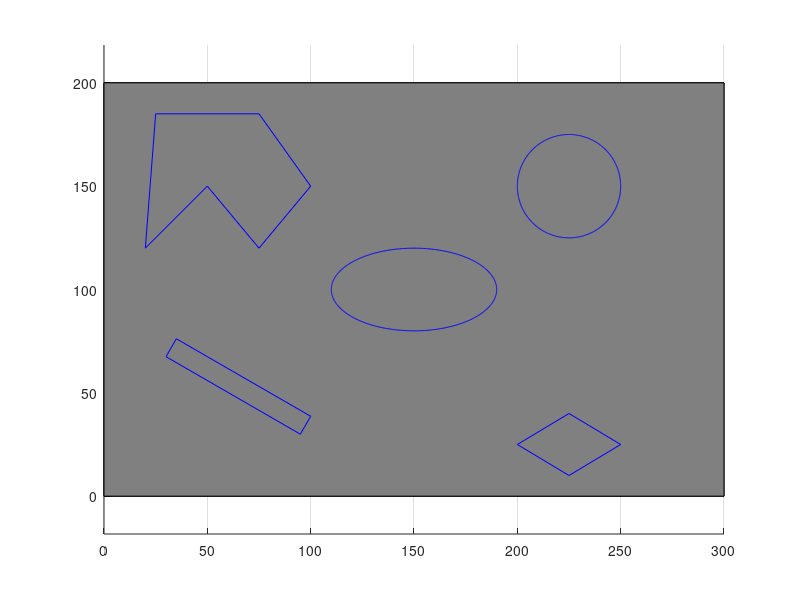

MATLAB code to generate this figure: (Note: this script raises an error after producing the figure.)
% Chris Wheatley
% ENPM661 Spring 2020
% Project #2

% This script will explore an action space, starting from a user-specified
%   location all the way until the goal node is explored.  Then the optimal
%   path will be drawn.  This script works for both point and rigid robots.

close all; clear all;

% Solicit input node configuration from user
fprintf('\n');
prompt = 'Enter the x,y STARTING node location (e.g. [0,0]), relative to bottom left corner of action space: ';
start_node = input(prompt);
fprintf('\n');

% Solicit goal node configuration from user
fprintf('\n');
prompt1 = 'Enter the x,y GOAL node location (e.g. [181,94]), relative to bottom left corner of action space: ';
goal_node = input(prompt1);
fprintf('\n');

xmax=300; ymax=200;
fig=figure; hold on; axis equal;
% Define black border around action movement area
line([0 xmax xmax 0 0],[0 0 ymax ymax 0],'Color','black');
grid on;

xl = [0 xmax];
yl = [0 ymax];
% Initialize greyed-out action space
patch([xl fliplr(xl)], [yl(1) yl(1) yl(2) yl(2)], [0.5 0.5 0.5]);

% Define obstacle space
% Concave polygon
h1=line([20 50 75 100 75 25 20],[120 150 120 150 185 185 120],'Color','blue');

% Rectangle
h2=line([95 100 35 30 95],[30 38.6603 76.1603 67.5 30],'Color','blue');

% Diamond
h3=line([225 250 225 200 225],[10 25 40 25 10],'Color','blue');

% Ellipse
a=40; % horizontal radius
b=20; % vertical radius
x0=150; % x0,y0 ellipse centre coordinates
y0=100;
t=-pi:0.01:pi;
x=x0+a*cos(t);
y=y0+b*sin(t);
h4=plot(x,y,'Color','blue');

% Circle 
xunit = 25 * cos(t) + 225;
yunit = 25 * sin(t) + 150;
h5=plot(xunit, yunit,'Color','blue');

% xunit = 10 * cos(t) + 25;
% yunit = 10 * sin(t) + 25;
% h6=plot(xunit, yunit,'Color','blue');

Obstacles=[h1 h2 h3 h4 h5];

startInObstacle = obstacleCheckRigid(Obstacles,start_node);
goalInObstacle = obstacleCheckRigid(Obstacles,goal_node);

if startInObstacle==1
    outside_obs_start=1;
    while outside_obs_start==1
        % Display message if start node falls outside of action space 
        fprintf('\n');
        disp('INAVLID START NODE LOCATION! Interference w/Obstacle.');
        fprintf('\n');
        prompt = 'Enter new x,y STARTING node location (e.g. [0,0]), relative to bottom left corner of action space: ';
        start_node = input(prompt);
        outside_obs_start = obstacleCheckRigid(Obstacles,start_node);
    end
end

if goalInObstacle==1
    outside_obs_goal=1;
    while outside_obs_start==1
        % Display message if start node falls outside of action space 
        fprintf('\n');
        disp('INAVLID GOAL NODE LOCATION! Interference w/Obstacle.');
        fprintf('\n');
        prompt = 'Enter new x,y GOAL node location (e.g. [0,0]), relative to bottom left corner of action space: ';
        goal_node = input(prompt);
        outside_obs_goal = obstacleCheckRigid(Obstacles,goal_node);
    end
end

% Start program run timer
tic

plot(start_node(1), start_node(2),'mo','MarkerFaceColor','m');
plot(goal_node(1), goal_node(2),'m^','MarkerFaceColor','m');
drawnow

uistack(fig,'top');
matrix=zeros(300,200);

Nodes(1).x=start_node(1);
Nodes(1).y=start_node(2);
Nodes(1).ParentID=0;
Nodes(1).ID=1;
Nodes(1).Cost2Come=0;
Nodes(1).Explored=1;

goal_node_explored=0;
i=1;
ParentIdx=1;

move_cost_slant=sqrt(2);
move_cost_straight=1;

while goal_node_explored==0
    lowest_cost_path_used=0;
    parent_x=Nodes(i).x; 
    parent_y=Nodes(i).y;
    x_vals=[Nodes.x]; y_vals=[Nodes.y];
    
    if and(Nodes(i).x==0,Nodes(i).y==0)==1
        
        [x,y] = ActionMoveUp(parent_x,parent_y);
        x_mask=x_vals==x; y_mask=y_vals==y;
         
        if sum(and(x_mask,y_mask))>=1
        else
        outside_obs_goal = obstacleCheckRigid(Obstacles,[x,y]);
        if outside_obs_goal==0
            lowest_cost_path_used=1;
            ParentIdx=ParentIdx+1;
            Nodes(ParentIdx).x=x;
            Nodes(ParentIdx).y=y;
            Nodes(ParentIdx).ParentID=i;
            Nodes(ParentIdx).ID=ParentIdx;
            Nodes(ParentIdx).Explored=1;
            Nodes(ParentIdx).Cost2Come=Nodes(i).Cost2Come+move_cost_straight;
            if and(goal_node(1)==x,goal_node(2)==y)==1
                goal_node_explored=1;
            else
            end
            plot(x,y,'ys','MarkerFaceColor','w')             
            drawnow;
        else
        end
        end
        
        [x,y] = ActionMoveRight(parent_x,parent_y);
        x_mask=x_vals==x; y_mask=y_vals==y;
         
        if sum(and(x_mask,y_mask))>=1
        else
        outside_obs_goal = obstacleCheckRigid(Obstacles,[x,y]);
        if outside_obs_goal==0
            lowest_cost_path_used=1;
            ParentIdx=ParentIdx+1;
            Nodes(ParentIdx).x=x;
            Nodes(ParentIdx).y=y;
            Nodes(ParentIdx).ParentID=i;
            Nodes(ParentIdx).ID=ParentIdx;
            Nodes(ParentIdx).Explored=1;
            Nodes(ParentIdx).Cost2Come=Nodes(i).Cost2Come+move_cost_straight;
            if and(goal_node(1)==x,goal_node(2)==y)==1
                goal_node_explored=1;
            else
            end
            plot(x,y,'ys','MarkerFaceColor','w')             
            drawnow;
        else
        end
        end
        
        if lowest_cost_path_used==0
            [x,y] = ActionMoveUpRight(parent_x,parent_y);
            x_mask=x_vals==x; y_mask=y_vals==y;
             
            if sum(and(x_mask,y_mask))>=1
            else

            outside_obs_goal = obstacleCheckRigid(Obstacles,[x,y]);
            if outside_obs_goal==0
                ParentIdx=ParentIdx+1;
                Nodes(ParentIdx).x=x;
                Nodes(ParentIdx).y=y;
                Nodes(ParentIdx).ParentID=i;
                Nodes(ParentIdx).ID=ParentIdx;
                Nodes(ParentIdx).Explored=1;
                Nodes(ParentIdx).Cost2Come=Nodes(i).Cost2Come+move_cost_slant;
                if and(goal_node(1)==x,goal_node(2)==y)==1
                    goal_node_explored=1;
                else
                end
                plot(x,y,'ys','MarkerFaceColor','w') 
                drawnow
            else
            end
            end
        else
        end
        
    elseif and(Nodes(i).x==0,Nodes(i).y==ymax)==1
        
        [x,y] = ActionMoveRight(parent_x,parent_y);
        x_mask=x_vals==x; y_mask=y_vals==y;
         
        if sum(and(x_mask,y_mask))>=1
        else
        outside_obs_goal = obstacleCheckRigid(Obstacles,[x,y]);
        if outside_obs_goal==0
            lowest_cost_path_used=1;
            ParentIdx=ParentIdx+1;
            Nodes(ParentIdx).x=x;
            Nodes(ParentIdx).y=y;
            Nodes(ParentIdx).ParentID=i;
            Nodes(ParentIdx).ID=ParentIdx;            
            Nodes(ParentIdx).Explored=1;
            Nodes(ParentIdx).Cost2Come=Nodes(i).Cost2Come+move_cost_straight;
            if and(goal_node(1)==x,goal_node(2)==y)==1
                goal_node_explored=1;
            else
            end
            plot(x,y,'ys','MarkerFaceColor','w')             
            drawnow;
        else
        end
        end
        
        [x,y] = ActionMoveDown(parent_x,parent_y);
        x_mask=x_vals==x; y_mask=y_vals==y;
         
        if sum(and(x_mask,y_mask))>=1
        else        
        outside_obs_goal = obstacleCheckRigid(Obstacles,[x,y]);
        if outside_obs_goal==0
            lowest_cost_path_used=1;
            ParentIdx=ParentIdx+1;
            Nodes(ParentIdx).x=x;
            Nodes(ParentIdx).y=y;
            Nodes(ParentIdx).ParentID=i;
            Nodes(ParentIdx).ID=ParentIdx;            
            Nodes(ParentIdx).Explored=1;
            Nodes(ParentIdx).Cost2Come=Nodes(i).Cost2Come+move_cost_straight;
            if and(goal_node(1)==x,goal_node(2)==y)==1
                goal_node_explored=1;
            else
            end
            plot(x,y,'ys','MarkerFaceColor','w')             
            drawnow;
        else
        end
        end
        
        if lowest_cost_path_used==0
            [x,y] = ActionMoveDownRight(parent_x,parent_y);
            x_mask=x_vals==x; y_mask=y_vals==y;
             
            if sum(and(x_mask,y_mask))>=1
            else

            outside_obs_goal = obstacleCheckRigid(Obstacles,[x,y]);
            if outside_obs_goal==0
                ParentIdx=ParentIdx+1;
                Nodes(ParentIdx).x=x;
                Nodes(ParentIdx).y=y;
                Nodes(ParentIdx).ParentID=i;
                Nodes(ParentIdx).ID=ParentIdx;
                Nodes(ParentIdx).Explored=1;
                Nodes(ParentIdx).Cost2Come=Nodes(i).Cost2Come+move_cost_slant;
                if and(goal_node(1)==x,goal_node(2)==y)==1
                    goal_node_explored=1;
                else
                end
                plot(x,y,'ys','MarkerFaceColor','w') 
                drawnow
            else
            end
            end
        else
        end
        
    elseif and(Nodes(i).x==xmax,Nodes(i).y==0)==1
       
        [x,y] = ActionMoveUp(parent_x,parent_y);
        x_mask=x_vals==x; y_mask=y_vals==y;
         
        if sum(and(x_mask,y_mask))>=1
        else
        outside_obs_goal = obstacleCheckRigid(Obstacles,[x,y]);
        if outside_obs_goal==0
            lowest_cost_path_used=1;
            ParentIdx=ParentIdx+1;
            Nodes(ParentIdx).x=x;
            Nodes(ParentIdx).y=y;
            Nodes(ParentIdx).ParentID=i;
            Nodes(ParentIdx).ID=ParentIdx;
            Nodes(ParentIdx).Explored=1;
            Nodes(ParentIdx).Cost2Come=Nodes(i).Cost2Come+move_cost_straight;
            if and(goal_node(1)==x,goal_node(2)==y)==1
                goal_node_explored=1;
            else
            end
            plot(x,y,'ys','MarkerFaceColor','w')             
            drawnow;
        else
        end
        end
        
        [x,y] = ActionMoveLeft(parent_x,parent_y);
        x_mask=x_vals==x; y_mask=y_vals==y;
         
        if sum(and(x_mask,y_mask))>=1
        else
        outside_obs_goal = obstacleCheckRigid(Obstacles,[x,y]);
        if outside_obs_goal==0
            lowest_cost_path_used=1;
            ParentIdx=ParentIdx+1;
            Nodes(ParentIdx).x=x;
            Nodes(ParentIdx).y=y;
            Nodes(ParentIdx).ParentID=i;
            Nodes(ParentIdx).ID=ParentIdx;
            Nodes(ParentIdx).Explored=1;
            Nodes(ParentIdx).Cost2Come=Nodes(i).Cost2Come+move_cost_straight;
            if and(goal_node(1)==x,goal_node(2)==y)==1
                goal_node_explored=1;
            else
            end
            plot(x,y,'ys','MarkerFaceColor','w')            
            drawnow;
        else
        end
        end
        
        if lowest_cost_path_used==0
            [x,y] = ActionMoveUpLeft(parent_x,parent_y);
            x_mask=x_vals==x; y_mask=y_vals==y;
             
            if sum(and(x_mask,y_mask))>=1
            else

            outside_obs_goal = obstacleCheckRigid(Obstacles,[x,y]);
            if outside_obs_goal==0
                ParentIdx=ParentIdx+1;
                Nodes(ParentIdx).x=x;
                Nodes(ParentIdx).y=y;
                Nodes(ParentIdx).ParentID=i;
                Nodes(ParentIdx).ID=ParentIdx;
                Nodes(ParentIdx).Explored=1;
                Nodes(ParentIdx).Cost2Come=Nodes(i).Cost2Come+move_cost_slant;
                if and(goal_node(1)==x,goal_node(2)==y)==1
                    goal_node_explored=1;
                else
                end
                plot(x,y,'ys','MarkerFaceColor','w') 
                drawnow
            else
            end
            end
        else
        end
        
    elseif and(Nodes(i).x==xmax,Nodes(i).y==ymax)==1
        [x,y] = ActionMoveLeft(parent_x,parent_y);
        x_mask=x_vals==x; y_mask=y_vals==y;
         
        if sum(and(x_mask,y_mask))>=1
        else
        outside_obs_goal = obstacleCheckRigid(Obstacles,[x,y]);
        if outside_obs_goal==0
            lowest_cost_path_used=1;
            ParentIdx=ParentIdx+1;
            Nodes(ParentIdx).x=x;
            Nodes(ParentIdx).y=y;
            Nodes(ParentIdx).ParentID=i;
            Nodes(ParentIdx).ID=ParentIdx;
            Nodes(ParentIdx).Explored=1;
            Nodes(ParentIdx).Cost2Come=Nodes(i).Cost2Come+move_cost_straight;
            if and(goal_node(1)==x,goal_node(2)==y)==1
                goal_node_explored=1;
            else
            end
            plot(x,y,'ys','MarkerFaceColor','w')            
            drawnow;
        else
        end
        end
        
        [x,y] = ActionMoveDown(parent_x,parent_y);
        x_mask=x_vals==x; y_mask=y_vals==y;
         
        if sum(and(x_mask,y_mask))>=1
        else
        outside_obs_goal = obstacleCheckRigid(Obstacles,[x,y]);
        if outside_obs_goal==0
            lowest_cost_path_used=1;
            ParentIdx=ParentIdx+1;
            Nodes(ParentIdx).x=x;
            Nodes(ParentIdx).y=y;
            Nodes(ParentIdx).ParentID=i;
            Nodes(ParentIdx).ID=ParentIdx;
            Nodes(ParentIdx).Explored=1;
            Nodes(ParentIdx).Cost2Come=Nodes(i).Cost2Come+move_cost_straight;
            if and(goal_node(1)==x,goal_node(2)==y)==1
                goal_node_explored=1;
            else
            end
            plot(x,y,'ys','MarkerFaceColor','w')           
            drawnow;
        else
        end
        end
        
        if lowest_cost_path_used==0
            [x,y] = ActionMoveDownLeft(parent_x,parent_y);
            x_mask=x_vals==x; y_mask=y_vals==y;
             
            if sum(and(x_mask,y_mask))>=1
            else

            outside_obs_goal = obstacleCheckRigid(Obstacles,[x,y]);
            if outside_obs_goal==0
                ParentIdx=ParentIdx+1;
                Nodes(ParentIdx).x=x;
                Nodes(ParentIdx).y=y;
                Nodes(ParentIdx).ParentID=i;
                Nodes(ParentIdx).ID=ParentIdx;
                Nodes(ParentIdx).Explored=1;
                Nodes(ParentIdx).Cost2Come=Nodes(i).Cost2Come+move_cost_slant;
                if and(goal_node(1)==x,goal_node(2)==y)==1
                    goal_node_explored=1;
                else
                end
                plot(x,y,'ys','MarkerFaceColor','w') 
                drawnow
            else
            end
            end
        else
        end        
        
    elseif Nodes(i).x==0    
        [x,y] = ActionMoveUp(parent_x,parent_y);
        x_mask=x_vals==x; y_mask=y_vals==y;
         
        if sum(and(x_mask,y_mask))>=1
        else
        outside_obs_goal = obstacleCheckRigid(Obstacles,[x,y]);
        if outside_obs_goal==0
            lowest_cost_path_used=1;
            ParentIdx=ParentIdx+1;
            Nodes(ParentIdx).x=x;
            Nodes(ParentIdx).y=y;
            Nodes(ParentIdx).ParentID=i;
            Nodes(ParentIdx).ID=ParentIdx;
            Nodes(ParentIdx).Explored=1;
            Nodes(ParentIdx).Cost2Come=Nodes(i).Cost2Come+move_cost_straight;
            if and(goal_node(1)==x,goal_node(2)==y)==1
                goal_node_explored=1;
            else
            end
            plot(x,y,'ys','MarkerFaceColor','w')          
            drawnow;
        else
        end
        end
        
        [x,y] = ActionMoveRight(parent_x,parent_y);
        x_mask=x_vals==x; y_mask=y_vals==y;
         
        if sum(and(x_mask,y_mask))>=1
        else
        outside_obs_goal = obstacleCheckRigid(Obstacles,[x,y]);
        if outside_obs_goal==0
            lowest_cost_path_used=1;
            ParentIdx=ParentIdx+1;
            Nodes(ParentIdx).x=x;
            Nodes(ParentIdx).y=y;
            Nodes(ParentIdx).ParentID=i;
            Nodes(ParentIdx).ID=ParentIdx;
            Nodes(ParentIdx).Explored=1;
            Nodes(ParentIdx).Cost2Come=Nodes(i).Cost2Come+move_cost_straight;
            if and(goal_node(1)==x,goal_node(2)==y)==1
                goal_node_explored=1;
            else
            end
            plot(x,y,'ys','MarkerFaceColor','w')            
            drawnow;
        else
        end
        end
        
        [x,y] = ActionMoveDown(parent_x,parent_y);
        x_mask=x_vals==x; y_mask=y_vals==y;
         
        if sum(and(x_mask,y_mask))>=1
        else
        outside_obs_goal = obstacleCheckRigid(Obstacles,[x,y]);
        if outside_obs_goal==0
            lowest_cost_path_used=1;
            ParentIdx=ParentIdx+1;
            Nodes(ParentIdx).x=x;
            Nodes(ParentIdx).y=y;
            Nodes(ParentIdx).ParentID=i;
            Nodes(ParentIdx).ID=ParentIdx;
            Nodes(ParentIdx).Explored=1;
            Nodes(ParentIdx).Cost2Come=Nodes(i).Cost2Come+move_cost_straight;
            if and(goal_node(1)==x,goal_node(2)==y)==1
                goal_node_explored=1;
            else
            end
            plot(x,y,'ys','MarkerFaceColor','w')           
            drawnow;
        else
        end
        end
        
        if lowest_cost_path_used==0
            [x,y] = ActionMoveDownRight(parent_x,parent_y);
            x_mask=x_vals==x; y_mask=y_vals==y;
             
            if sum(and(x_mask,y_mask))>=1
            else

            outside_obs_goal = obstacleCheckRigid(Obstacles,[x,y]);
            if outside_obs_goal==0
                ParentIdx=ParentIdx+1;
                Nodes(ParentIdx).x=x;
                Nodes(ParentIdx).y=y;
                Nodes(ParentIdx).ParentID=i;
                Nodes(ParentIdx).ID=ParentIdx;
                Nodes(ParentIdx).Explored=1;
                Nodes(ParentIdx).Cost2Come=Nodes(i).Cost2Come+move_cost_slant;
                if and(goal_node(1)==x,goal_node(2)==y)==1
                    goal_node_explored=1;
                else
                end
                plot(x,y,'ys','MarkerFaceColor','w') 
                drawnow
            else
            end
            end
        else
        end
        
        if lowest_cost_path_used==0
            [x,y] = ActionMoveUpRight(parent_x,parent_y);
            x_mask=x_vals==x; y_mask=y_vals==y;
             
            if sum(and(x_mask,y_mask))>=1
            else

            outside_obs_goal = obstacleCheckRigid(Obstacles,[x,y]);
            if outside_obs_goal==0
                ParentIdx=ParentIdx+1;
                Nodes(ParentIdx).x=x;
                Nodes(ParentIdx).y=y;
                Nodes(ParentIdx).ParentID=i;
                Nodes(ParentIdx).ID=ParentIdx;
                Nodes(ParentIdx).Explored=1;
                Nodes(ParentIdx).Cost2Come=Nodes(i).Cost2Come+move_cost_slant;
                if and(goal_node(1)==x,goal_node(2)==y)==1
                    goal_node_explored=1;
                else
                end
                plot(x,y,'ys','MarkerFaceColor','w') 
                drawnow
            else
            end
            end
        else
        end        
        
    elseif Nodes(i).x==xmax        
        [x,y] = ActionMoveUp(parent_x,parent_y);
        x_mask=x_vals==x; y_mask=y_vals==y;
         
        if sum(and(x_mask,y_mask))>=1
        else
        outside_obs_goal = obstacleCheckRigid(Obstacles,[x,y]);
        if outside_obs_goal==0
            lowest_cost_path_used=1;
            ParentIdx=ParentIdx+1;
            Nodes(ParentIdx).x=x;
            Nodes(ParentIdx).y=y;
            Nodes(ParentIdx).ParentID=i;
            Nodes(ParentIdx).ID=ParentIdx;
            Nodes(ParentIdx).Explored=1;
            Nodes(ParentIdx).Cost2Come=Nodes(i).Cost2Come+move_cost_straight;
            if and(goal_node(1)==x,goal_node(2)==y)==1
                goal_node_explored=1;
            else
            end
            plot(x,y,'ys','MarkerFaceColor','w')         
            drawnow;
        else
        end
        end
        
        [x,y] = ActionMoveLeft(parent_x,parent_y);
        x_mask=x_vals==x; y_mask=y_vals==y;
         
        if sum(and(x_mask,y_mask))>=1
        else
        outside_obs_goal = obstacleCheckRigid(Obstacles,[x,y]);
        if outside_obs_goal==0
            lowest_cost_path_used=1;
            ParentIdx=ParentIdx+1;
            Nodes(ParentIdx).x=x;
            Nodes(ParentIdx).y=y;
            Nodes(ParentIdx).ParentID=i;
            Nodes(ParentIdx).ID=ParentIdx;
            Nodes(ParentIdx).Explored=1;
            Nodes(ParentIdx).Cost2Come=Nodes(i).Cost2Come+move_cost_straight;
            if and(goal_node(1)==x,goal_node(2)==y)==1
                goal_node_explored=1;
            else
            end
            plot(x,y,'ys','MarkerFaceColor','w')          
            drawnow;
        else
        end
        end
        
        [x,y] = ActionMoveDown(parent_x,parent_y);
        x_mask=x_vals==x; y_mask=y_vals==y;
         
        if sum(and(x_mask,y_mask))>=1
        else
        outside_obs_goal = obstacleCheckRigid(Obstacles,[x,y]);
        if outside_obs_goal==0
            lowest_cost_path_used=1;
            ParentIdx=ParentIdx+1;
            Nodes(ParentIdx).x=x;
            Nodes(ParentIdx).y=y;
            Nodes(ParentIdx).ParentID=i;
            Nodes(ParentIdx).ID=ParentIdx;
            Nodes(ParentIdx).Explored=1;
            Nodes(ParentIdx).Cost2Come=Nodes(i).Cost2Come+move_cost_straight;
            if and(goal_node(1)==x,goal_node(2)==y)==1
                goal_node_explored=1;
            else
            end
            plot(x,y,'ys','MarkerFaceColor','w')         
            drawnow;
        else
        end
        end
        
        if lowest_cost_path_used==0
            [x,y] = ActionMoveUpLeft(parent_x,parent_y);
            x_mask=x_vals==x; y_mask=y_vals==y;
             
            if sum(and(x_mask,y_mask))>=1
            else

            outside_obs_goal = obstacleCheckRigid(Obstacles,[x,y]);
            if outside_obs_goal==0
                ParentIdx=ParentIdx+1;
                Nodes(ParentIdx).x=x;
                Nodes(ParentIdx).y=y;
                Nodes(ParentIdx).ParentID=i;
                Nodes(ParentIdx).ID=ParentIdx;
                Nodes(ParentIdx).Explored=1;
                Nodes(ParentIdx).Cost2Come=Nodes(i).Cost2Come+move_cost_slant;
                if and(goal_node(1)==x,goal_node(2)==y)==1
                    goal_node_explored=1;
                else
                end
                plot(x,y,'ys','MarkerFaceColor','w') 
                drawnow
            else
            end
            end
        else
        end
        
        if lowest_cost_path_used==0
            [x,y] = ActionMoveDownLeft(parent_x,parent_y);
            x_mask=x_vals==x; y_mask=y_vals==y;
             
            if sum(and(x_mask,y_mask))>=1
            else

            outside_obs_goal = obstacleCheckRigid(Obstacles,[x,y]);
            if outside_obs_goal==0
                ParentIdx=ParentIdx+1;
                Nodes(ParentIdx).x=x;
                Nodes(ParentIdx).y=y;
                Nodes(ParentIdx).ParentID=i;
                Nodes(ParentIdx).ID=ParentIdx;
                Nodes(ParentIdx).Explored=1;
                Nodes(ParentIdx).Cost2Come=Nodes(i).Cost2Come+move_cost_slant;
                if and(goal_node(1)==x,goal_node(2)==y)==1
                    goal_node_explored=1;
                else
                end
                plot(x,y,'ys','MarkerFaceColor','w') 
                drawnow
            else
            end
            end
        else
        end
        
    elseif Nodes(i).y==0   
        [x,y] = ActionMoveUp(parent_x,parent_y);
        x_mask=x_vals==x; y_mask=y_vals==y;
         
        if sum(and(x_mask,y_mask))>=1
        else
        outside_obs_goal = obstacleCheckRigid(Obstacles,[x,y]);
        if outside_obs_goal==0
            lowest_cost_path_used=1;
            ParentIdx=ParentIdx+1;
            Nodes(ParentIdx).x=x;
            Nodes(ParentIdx).y=y;
            Nodes(ParentIdx).ParentID=i;
            Nodes(ParentIdx).ID=ParentIdx;
            Nodes(ParentIdx).Explored=1;
            Nodes(ParentIdx).Cost2Come=Nodes(i).Cost2Come+move_cost_straight;
            if and(goal_node(1)==x,goal_node(2)==y)==1
                goal_node_explored=1;
            else
            end
            plot(x,y,'ys','MarkerFaceColor','w')         
            drawnow;
        else
        end
        end
        
        [x,y] = ActionMoveRight(parent_x,parent_y);
        x_mask=x_vals==x; y_mask=y_vals==y;
         
        if sum(and(x_mask,y_mask))>=1
        else
        outside_obs_goal = obstacleCheckRigid(Obstacles,[x,y]);
        if outside_obs_goal==0
            lowest_cost_path_used=1;
            ParentIdx=ParentIdx+1;
            Nodes(ParentIdx).x=x;
            Nodes(ParentIdx).y=y;
            Nodes(ParentIdx).ParentID=i;
            Nodes(ParentIdx).ID=ParentIdx;
            Nodes(ParentIdx).Explored=1;
            Nodes(ParentIdx).Cost2Come=Nodes(i).Cost2Come+move_cost_straight;
            if and(goal_node(1)==x,goal_node(2)==y)==1
                goal_node_explored=1;
            else
            end
            plot(x,y,'ys','MarkerFaceColor','w')          
            drawnow;
        else
        end
        end
        
        [x,y] = ActionMoveLeft(parent_x,parent_y);
        x_mask=x_vals==x; y_mask=y_vals==y;
         
        if sum(and(x_mask,y_mask))>=1
        else
        outside_obs_goal = obstacleCheckRigid(Obstacles,[x,y]);
        if outside_obs_goal==0
            lowest_cost_path_used=1;
            ParentIdx=ParentIdx+1;
            Nodes(ParentIdx).x=x;
            Nodes(ParentIdx).y=y;
            Nodes(ParentIdx).ParentID=i;
            Nodes(ParentIdx).ID=ParentIdx;
            Nodes(ParentIdx).Explored=1;
            Nodes(ParentIdx).Cost2Come=Nodes(i).Cost2Come+move_cost_straight;
            if and(goal_node(1)==x,goal_node(2)==y)==1
                goal_node_explored=1;
            else
            end
            plot(x,y,'ys','MarkerFaceColor','w')         
            drawnow;
        else
        end
        end
        
        if lowest_cost_path_used==0
            [x,y] = ActionMoveUpLeft(parent_x,parent_y);
            x_mask=x_vals==x; y_mask=y_vals==y;
             
            if sum(and(x_mask,y_mask))>=1
            else

            outside_obs_goal = obstacleCheckRigid(Obstacles,[x,y]);
            if outside_obs_goal==0
                ParentIdx=ParentIdx+1;
                Nodes(ParentIdx).x=x;
                Nodes(ParentIdx).y=y;
                Nodes(ParentIdx).ParentID=i;
                Nodes(ParentIdx).ID=ParentIdx;
                Nodes(ParentIdx).Explored=1;
                Nodes(ParentIdx).Cost2Come=Nodes(i).Cost2Come+move_cost_slant;
                if and(goal_node(1)==x,goal_node(2)==y)==1
                    goal_node_explored=1;
                else
                end
                plot(x,y,'ys','MarkerFaceColor','w') 
                drawnow
            else
            end
            end
        else
        end
        
        if lowest_cost_path_used==0
            [x,y] = ActionMoveUpRight(parent_x,parent_y);
            x_mask=x_vals==x; y_mask=y_vals==y;
             
            if sum(and(x_mask,y_mask))>=1
            else

            outside_obs_goal = obstacleCheckRigid(Obstacles,[x,y]);
            if outside_obs_goal==0
                ParentIdx=ParentIdx+1;
                Nodes(ParentIdx).x=x;
                Nodes(ParentIdx).y=y;
                Nodes(ParentIdx).ParentID=i;
                Nodes(ParentIdx).ID=ParentIdx;
                Nodes(ParentIdx).Explored=1;
                Nodes(ParentIdx).Cost2Come=Nodes(i).Cost2Come+move_cost_slant;
                if and(goal_node(1)==x,goal_node(2)==y)==1
                    goal_node_explored=1;
                else
                end
                plot(x,y,'ys','MarkerFaceColor','w') 
                drawnow
            else
            end
            end
        else
        end        
        
    elseif Nodes(i).y==ymax       
        [x,y] = ActionMoveRight(parent_x,parent_y);
        x_mask=x_vals==x; y_mask=y_vals==y;
         
        if sum(and(x_mask,y_mask))>=1
        else
        outside_obs_goal = obstacleCheckRigid(Obstacles,[x,y]);
        if outside_obs_goal==0
            lowest_cost_path_used=1;
            ParentIdx=ParentIdx+1;
            Nodes(ParentIdx).x=x;
            Nodes(ParentIdx).y=y;
            Nodes(ParentIdx).ParentID=i;
            Nodes(ParentIdx).ID=ParentIdx;
            Nodes(ParentIdx).Explored=1;
            Nodes(ParentIdx).Cost2Come=Nodes(i).Cost2Come+move_cost_straight;
            if and(goal_node(1)==x,goal_node(2)==y)==1
                goal_node_explored=1;
            else
            end
            plot(x,y,'ys','MarkerFaceColor','w')       
            drawnow;
        else
        end
        end
        
        [x,y] = ActionMoveDown(parent_x,parent_y);
        x_mask=x_vals==x; y_mask=y_vals==y;
         
        if sum(and(x_mask,y_mask))>=1
        else
        outside_obs_goal = obstacleCheckRigid(Obstacles,[x,y]);
        if outside_obs_goal==0
            lowest_cost_path_used=1;
            ParentIdx=ParentIdx+1;
            Nodes(ParentIdx).x=x;
            Nodes(ParentIdx).y=y;
            Nodes(ParentIdx).ParentID=i;
            Nodes(ParentIdx).ID=ParentIdx;
            Nodes(ParentIdx).Explored=1;
            Nodes(ParentIdx).Cost2Come=Nodes(i).Cost2Come+move_cost_straight;
            if and(goal_node(1)==x,goal_node(2)==y)==1
                goal_node_explored=1;
            else
            end
            plot(x,y,'ys','MarkerFaceColor','w')          
            drawnow;
        else
        end
        end
        
        [x,y] = ActionMoveLeft(parent_x,parent_y);
        x_mask=x_vals==x; y_mask=y_vals==y;
         
        if sum(and(x_mask,y_mask))>=1
        else
        outside_obs_goal = obstacleCheckRigid(Obstacles,[x,y]);
        if outside_obs_goal==0
            lowest_cost_path_used=1;
            ParentIdx=ParentIdx+1;
            Nodes(ParentIdx).x=x;
            Nodes(ParentIdx).y=y;
            Nodes(ParentIdx).ParentID=i;
            Nodes(ParentIdx).ID=ParentIdx;
            Nodes(ParentIdx).Explored=1;
            Nodes(ParentIdx).Cost2Come=Nodes(i).Cost2Come+move_cost_straight;
            if and(goal_node(1)==x,goal_node(2)==y)==1
                goal_node_explored=1;
            else
            end
            plot(x,y,'ys','MarkerFaceColor','w')          
            drawnow;
        else
        end
        end
        
        if lowest_cost_path_used==0
            [x,y] = ActionMoveDownLeft(parent_x,parent_y);
            x_mask=x_vals==x; y_mask=y_vals==y;
             
            if sum(and(x_mask,y_mask))>=1
            else

            outside_obs_goal = obstacleCheckRigid(Obstacles,[x,y]);
            if outside_obs_goal==0
                ParentIdx=ParentIdx+1;
                Nodes(ParentIdx).x=x;
                Nodes(ParentIdx).y=y;
                Nodes(ParentIdx).ParentID=i;
                Nodes(ParentIdx).ID=ParentIdx;
                Nodes(ParentIdx).Explored=1;
                Nodes(ParentIdx).Cost2Come=Nodes(i).Cost2Come+move_cost_slant;
                if and(goal_node(1)==x,goal_node(2)==y)==1
                    goal_node_explored=1;
                else
                end
                plot(x,y,'ys','MarkerFaceColor','w') 
                drawnow
            else
            end
            end
        else
        end
        
        if lowest_cost_path_used==0
            [x,y] = ActionMoveDownRight(parent_x,parent_y);
            x_mask=x_vals==x; y_mask=y_vals==y;
             
            if sum(and(x_mask,y_mask))>=1
            else

            outside_obs_goal = obstacleCheckRigid(Obstacles,[x,y]);
            if outside_obs_goal==0
                ParentIdx=ParentIdx+1;
                Nodes(ParentIdx).x=x;
                Nodes(ParentIdx).y=y;
                Nodes(ParentIdx).ParentID=i;
                Nodes(ParentIdx).ID=ParentIdx;
                Nodes(ParentIdx).Explored=1;
                Nodes(ParentIdx).Cost2Come=Nodes(i).Cost2Come+move_cost_slant;
                if and(goal_node(1)==x,goal_node(2)==y)==1
                    goal_node_explored=1;
                else
                end
                plot(x,y,'ys','MarkerFaceColor','w') 
                drawnow
            else
            end
            end
        else
        end        
        
    else
        [x,y] = ActionMoveRight(parent_x,parent_y);
        x_mask=x_vals==x; y_mask=y_vals==y;
         
        if sum(and(x_mask,y_mask))>=1
        else
        outside_obs_goal = obstacleCheckRigid(Obstacles,[x,y]);
        if outside_obs_goal==0
            lowest_cost_path_used=1;
            ParentIdx=ParentIdx+1;
            Nodes(ParentIdx).x=x;
            Nodes(ParentIdx).y=y;
            Nodes(ParentIdx).ParentID=i;
            Nodes(ParentIdx).ID=ParentIdx;
            Nodes(ParentIdx).Explored=1;
            Nodes(ParentIdx).Cost2Come=Nodes(i).Cost2Come+move_cost_straight;
            if and(goal_node(1)==x,goal_node(2)==y)==1
                goal_node_explored=1;
            else
            end
            plot(x,y,'ys','MarkerFaceColor','w')        
            drawnow;
        else
        end
        end
        
        [x,y] = ActionMoveDown(parent_x,parent_y);
        x_mask=x_vals==x; y_mask=y_vals==y;
         
        if sum(and(x_mask,y_mask))>=1
        else
        outside_obs_goal = obstacleCheckRigid(Obstacles,[x,y]);
        if outside_obs_goal==0
            lowest_cost_path_used=1;
            ParentIdx=ParentIdx+1;
            Nodes(ParentIdx).x=x;
            Nodes(ParentIdx).y=y;
            Nodes(ParentIdx).ParentID=i;
            Nodes(ParentIdx).ID=ParentIdx;
            Nodes(ParentIdx).Explored=1;
            Nodes(ParentIdx).Cost2Come=Nodes(i).Cost2Come+move_cost_straight;
            if and(goal_node(1)==x,goal_node(2)==y)==1
                goal_node_explored=1;
            else
            end
            plot(x,y,'ys','MarkerFaceColor','w')           
            drawnow;
        else
        end
        end
        
        [x,y] = ActionMoveLeft(parent_x,parent_y);
        x_mask=x_vals==x; y_mask=y_vals==y;
         
        if sum(and(x_mask,y_mask))>=1
        else
        outside_obs_goal = obstacleCheckRigid(Obstacles,[x,y]);
        if outside_obs_goal==0
            lowest_cost_path_used=1;
            ParentIdx=ParentIdx+1;
            Nodes(ParentIdx).x=x;
            Nodes(ParentIdx).y=y;
            Nodes(ParentIdx).ParentID=i;
            Nodes(ParentIdx).ID=ParentIdx;
            Nodes(ParentIdx).Explored=1;
            Nodes(ParentIdx).Cost2Come=Nodes(i).Cost2Come+move_cost_straight;
            if and(goal_node(1)==x,goal_node(2)==y)==1
                goal_node_explored=1;
            else
            end
            plot(x,y,'ys','MarkerFaceColor','w')            
            drawnow;
        else
        end
        end
        
        [x,y] = ActionMoveUp(parent_x,parent_y);
        x_mask=x_vals==x; y_mask=y_vals==y;
         
        if sum(and(x_mask,y_mask))>=1
        else
        outside_obs_goal = obstacleCheckRigid(Obstacles,[x,y]);
        if outside_obs_goal==0
            lowest_cost_path_used=1;
            ParentIdx=ParentIdx+1;
            Nodes(ParentIdx).x=x;
            Nodes(ParentIdx).y=y;
            Nodes(ParentIdx).ParentID=i;
            Nodes(ParentIdx).ID=ParentIdx;
            Nodes(ParentIdx).Explored=1;
            Nodes(ParentIdx).Cost2Come=Nodes(i).Cost2Come+move_cost_straight;
            if and(goal_node(1)==x,goal_node(2)==y)==1
                goal_node_explored=1;
            else
            end
            plot(x,y,'ys','MarkerFaceColor','w')           
            drawnow;
        else
        end        
        end
        
        if lowest_cost_path_used==0
            [x,y] = ActionMoveUpRight(parent_x,parent_y);
            x_mask=x_vals==x; y_mask=y_vals==y;
             
            if sum(and(x_mask,y_mask))>=1
            else

            outside_obs_goal = obstacleCheckRigid(Obstacles,[x,y]);
            if outside_obs_goal==0
                ParentIdx=ParentIdx+1;
                Nodes(ParentIdx).x=x;
                Nodes(ParentIdx).y=y;
                Nodes(ParentIdx).ParentID=i;
                Nodes(ParentIdx).ID=ParentIdx;
                Nodes(ParentIdx).Explored=1;
                Nodes(ParentIdx).Cost2Come=Nodes(i).Cost2Come+move_cost_slant;
                if and(goal_node(1)==x,goal_node(2)==y)==1
                    goal_node_explored=1;
                else
                end
                plot(x,y,'ys','MarkerFaceColor','w') 
                drawnow
            else
            end
            end
        else
        end
        
        if lowest_cost_path_used==0
            [x,y] = ActionMoveDownLeft(parent_x,parent_y);
            x_mask=x_vals==x; y_mask=y_vals==y;
             
            if sum(and(x_mask,y_mask))>=1
            else

            outside_obs_goal = obstacleCheckRigid(Obstacles,[x,y]);
            if outside_obs_goal==0
                ParentIdx=ParentIdx+1;
                Nodes(ParentIdx).x=x;
                Nodes(ParentIdx).y=y;
                Nodes(ParentIdx).ParentID=i;
                Nodes(ParentIdx).ID=ParentIdx;
                Nodes(ParentIdx).Explored=1;
                Nodes(ParentIdx).Cost2Come=Nodes(i).Cost2Come+move_cost_slant;
                if and(goal_node(1)==x,goal_node(2)==y)==1
                    goal_node_explored=1;
                else
                end
                plot(x,y,'ys','MarkerFaceColor','w') 
                drawnow
            else
            end
            end
        else
        end
        
        if lowest_cost_path_used==0
            [x,y] = ActionMoveUpLeft(parent_x,parent_y);
            x_mask=x_vals==x; y_mask=y_vals==y;
             
            if sum(and(x_mask,y_mask))>=1
            else

            outside_obs_goal = obstacleCheckRigid(Obstacles,[x,y]);
            if outside_obs_goal==0
                ParentIdx=ParentIdx+1;
                Nodes(ParentIdx).x=x;
                Nodes(ParentIdx).y=y;
                Nodes(ParentIdx).ParentID=i;
                Nodes(ParentIdx).ID=ParentIdx;
                Nodes(ParentIdx).Explored=1;
                Nodes(ParentIdx).Cost2Come=Nodes(i).Cost2Come+move_cost_slant;
                if and(goal_node(1)==x,goal_node(2)==y)==1
                    goal_node_explored=1;
                else
                end
                plot(x,y,'ys','MarkerFaceColor','w') 
                drawnow
            else
            end
            end
        else
        end
        
        if lowest_cost_path_used==0
            [x,y] = ActionMoveDownRight(parent_x,parent_y);
            x_mask=x_vals==x; y_mask=y_vals==y;
             
            if sum(and(x_mask,y_mask))>=1
            else

            outside_obs_goal = obstacleCheckRigid(Obstacles,[x,y]);
            if outside_obs_goal==0
                ParentIdx=ParentIdx+1;
                Nodes(ParentIdx).x=x;
                Nodes(ParentIdx).y=y;
                Nodes(ParentIdx).ParentID=i;
                Nodes(ParentIdx).ID=ParentIdx;
                Nodes(ParentIdx).Explored=1;
                Nodes(ParentIdx).Cost2Come=Nodes(i).Cost2Come+move_cost_slant;
                if and(goal_node(1)==x,goal_node(2)==y)==1
                    goal_node_explored=1;
                else
                end
                plot(x,y,'ys','MarkerFaceColor','w') 
                drawnow
            else
            end
            end
        else
        end 
        
    end
    i=i+1;
    %
end

IDs=cell2mat({Nodes.ID});
PAR_IDs=cell2mat({Nodes.ParentID});
Xs=cell2mat({Nodes.x});
Ys=cell2mat({Nodes.y});
Costs=cell2mat({Nodes.Cost2Come});

k=1;
id(k)=IDs(and(Xs==goal_node(1),Ys==goal_node(2)));
parent(k)=PAR_IDs(and(Xs==goal_node(1),Ys==goal_node(2)));
cost(k)=Costs(and(Xs==goal_node(1),Ys==goal_node(2)));
xval(k)=Xs(and(Xs==goal_node(1),Ys==goal_node(2)));
yval(k)=Ys(and(Xs==goal_node(1),Ys==goal_node(2)));

backTrackFinished=0;
while backTrackFinished==0
    k=k+1;
    id(k)=parent(k-1);
    parent(k)=PAR_IDs(IDs==id(k));
    cost(k)=Costs(IDs==id(k));
    xval(k)=Xs(IDs==id(k));
    yval(k)=Ys(IDs==id(k));
    if and(xval(k)==start_node(1),yval(k)==start_node(2))==1
        backTrackFinished=1;
    else
    end
end
plot(xval,yval,'g-','LineWidth',1);
drawnow

% End program run timer
toc
